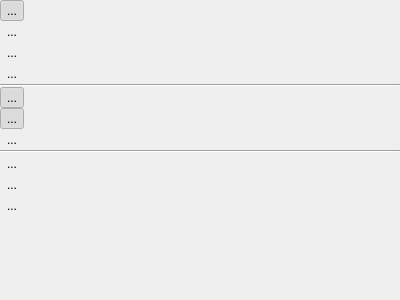
<?xml version="1.0" encoding="UTF-8"?>
<ui version="4.0">
 <class>DisplayGraphic3DFrame</class>
 <widget class="QFrame" name="DisplayGraphic3DFrame">
  <property name="geometry">
   <rect>
    <x>0</x>
    <y>0</y>
    <width>400</width>
    <height>300</height>
   </rect>
  </property>
  <property name="windowTitle">
   <string>Frame</string>
  </property>
  <property name="frameShape">
   <enum>QFrame::NoFrame</enum>
  </property>
  <property name="frameShadow">
   <enum>QFrame::Raised</enum>
  </property>
  <layout class="QHBoxLayout" name="horizontalLayout">
   <property name="spacing">
    <number>0</number>
   </property>
   <property name="margin">
    <number>0</number>
   </property>
   <item>
    <widget class="QFrame" name="frame">
     <layout class="QVBoxLayout" name="verticalLayout">
      <property name="spacing">
       <number>0</number>
      </property>
      <property name="margin">
       <number>0</number>
      </property>
      <item>
       <widget class="QToolButton" name="toolButton_terrain">
        <property name="text">
         <string>...</string>
        </property>
        <property name="icon">
         <iconset resource="icons/3D/3D.qrc">
          <normaloff>:/icons/3D/floordata.png</normaloff>:/icons/3D/floordata.png</iconset>
        </property>
        <property name="checkable">
         <bool>true</bool>
        </property>
        <property name="checked">
         <bool>true</bool>
        </property>
        <property name="autoRaise">
         <bool>true</bool>
        </property>
       </widget>
      </item>
      <item>
       <widget class="QToolButton" name="toolButton_AltitudeScalePlus">
        <property name="text">
         <string>...</string>
        </property>
        <property name="icon">
         <iconset resource="../../GPSBook/icons/silk/silk_icons.qrc">
          <normaloff>:/icons/silk/magnifier_zoom_in.png</normaloff>:/icons/silk/magnifier_zoom_in.png</iconset>
        </property>
        <property name="autoRaise">
         <bool>true</bool>
        </property>
       </widget>
      </item>
      <item>
       <widget class="QToolButton" name="toolButton_AltitudeScaleMean">
        <property name="text">
         <string>...</string>
        </property>
        <property name="icon">
         <iconset resource="../../GPSBook/icons/silk/silk_icons.qrc">
          <normaloff>:/icons/silk/magnifier.png</normaloff>:/icons/silk/magnifier.png</iconset>
        </property>
        <property name="autoRaise">
         <bool>true</bool>
        </property>
       </widget>
      </item>
      <item>
       <widget class="QToolButton" name="toolButton_AltitudeScaleMoins">
        <property name="text">
         <string>...</string>
        </property>
        <property name="icon">
         <iconset resource="../../GPSBook/icons/silk/silk_icons.qrc">
          <normaloff>:/icons/silk/magifier_zoom_out.png</normaloff>:/icons/silk/magifier_zoom_out.png</iconset>
        </property>
        <property name="autoRaise">
         <bool>true</bool>
        </property>
       </widget>
      </item>
      <item>
       <widget class="Line" name="line">
        <property name="orientation">
         <enum>Qt::Horizontal</enum>
        </property>
       </widget>
      </item>
      <item>
       <widget class="QToolButton" name="toolButton">
        <property name="text">
         <string>...</string>
        </property>
        <property name="icon">
         <iconset resource="icons/3D/3D.qrc">
          <normaloff>:/icons/3D/floormesh.png</normaloff>:/icons/3D/floormesh.png</iconset>
        </property>
        <property name="checkable">
         <bool>true</bool>
        </property>
        <property name="checked">
         <bool>true</bool>
        </property>
        <property name="autoRaise">
         <bool>true</bool>
        </property>
       </widget>
      </item>
      <item>
       <widget class="QToolButton" name="toolButton_5">
        <property name="text">
         <string>...</string>
        </property>
        <property name="icon">
         <iconset resource="icons/3D/3D.qrc">
          <normaloff>:/icons/3D/box.png</normaloff>:/icons/3D/box.png</iconset>
        </property>
        <property name="checkable">
         <bool>true</bool>
        </property>
        <property name="checked">
         <bool>true</bool>
        </property>
        <property name="autoRaise">
         <bool>true</bool>
        </property>
       </widget>
      </item>
      <item>
       <widget class="QToolButton" name="toolButton_4">
        <property name="text">
         <string>...</string>
        </property>
        <property name="icon">
         <iconset resource="icons/3D/3D.qrc">
          <normaloff>:/icons/3D/ref.png</normaloff>:/icons/3D/ref.png</iconset>
        </property>
        <property name="checkable">
         <bool>true</bool>
        </property>
        <property name="checked">
         <bool>false</bool>
        </property>
        <property name="autoRaise">
         <bool>true</bool>
        </property>
       </widget>
      </item>
      <item>
       <widget class="Line" name="line_2">
        <property name="orientation">
         <enum>Qt::Horizontal</enum>
        </property>
       </widget>
      </item>
      <item>
       <widget class="QToolButton" name="toolButton_2">
        <property name="text">
         <string>...</string>
        </property>
        <property name="icon">
         <iconset resource="icons/3D/3D.qrc">
          <normaloff>:/icons/3D/polygon.png</normaloff>:/icons/3D/polygon.png</iconset>
        </property>
        <property name="checkable">
         <bool>true</bool>
        </property>
        <property name="autoExclusive">
         <bool>true</bool>
        </property>
        <property name="autoRaise">
         <bool>true</bool>
        </property>
       </widget>
      </item>
      <item>
       <widget class="QToolButton" name="toolButton_Plus">
        <property name="text">
         <string>...</string>
        </property>
        <property name="icon">
         <iconset resource="icons/3D/3D.qrc">
          <normaloff>:/icons/3D/plus.png</normaloff>:/icons/3D/plus.png</iconset>
        </property>
        <property name="autoRaise">
         <bool>true</bool>
        </property>
       </widget>
      </item>
      <item>
       <widget class="QToolButton" name="toolButton_Moins">
        <property name="text">
         <string>...</string>
        </property>
        <property name="icon">
         <iconset resource="icons/3D/3D.qrc">
          <normaloff>:/icons/3D/minus.png</normaloff>:/icons/3D/minus.png</iconset>
        </property>
        <property name="autoRaise">
         <bool>true</bool>
        </property>
       </widget>
      </item>
      <item>
       <spacer name="verticalSpacer">
        <property name="orientation">
         <enum>Qt::Vertical</enum>
        </property>
        <property name="sizeHint" stdset="0">
         <size>
          <width>20</width>
          <height>40</height>
         </size>
        </property>
       </spacer>
      </item>
     </layout>
    </widget>
   </item>
  </layout>
 </widget>
 <resources>
  <include location="../../GPSBook/icons/silk/silk_icons.qrc"/>
  <include location="icons/3D/3D.qrc"/>
 </resources>
 <connections/>
</ui>
